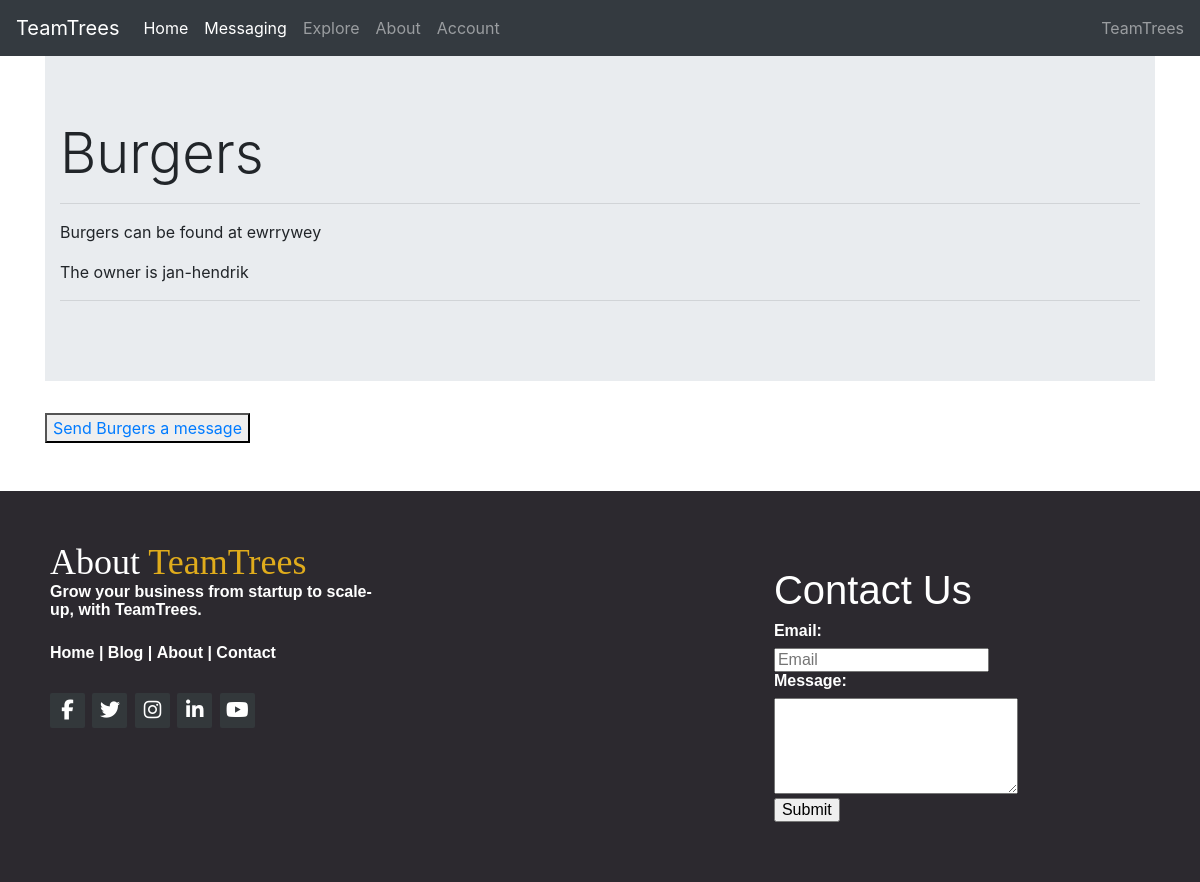
The page /explore/search/business/1/ on the database its author committed.
### businesses/models.py (models this page shows, shortened)
class Business(models.Model):
    user = models.ForeignKey(User, on_delete=models.CASCADE)
    businessname = models.CharField(max_length=255)
    businesstype = models.CharField(max_length=255, choices=Business_Type)
    address = models.CharField(max_length=255)
    address2 = models.CharField(max_length=255, default='None')
    city = models.CharField(max_length=255)
    province = models.CharField(max_length=255, choices=Province)
    postal_code = models.CharField(max_length=255, default='None')
    logo = models.ImageField(default='None')

### explore/views.py (the view)
class BusinessDetailView(DetailView):
    model = Business

### templates/businesses/business_detail.html (shortened to what this page needs)
{% extends '../base.html' %}
{% load static %}
{% block content%}
<div class="container" id="basic_container">
<div class="jumbotron jumbotron-fluid">
  <div class=" container">
    <h1 class="display-4"> {{business.businessname}} </h1>
    <hr>
    <p class="lead">    <p>
    {{business.businessname}} can be found at {{business.address}}
    <p> The owner is {{business.user.username}}</p>
    </p>
    <hr>
  </div>
</div>
    <button><a href="{% url 'postman:write' recipients=business.user.username %}">Send {{business.businessname}} a message</a></button>
    <br><br>
    <br>
</div>
{% endblock %}

### rows shown on the page
Business: businessname "Burgers", address "ewrrywey", user.username "jan-hendrik"
